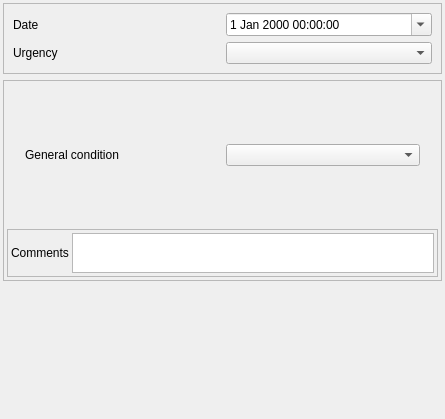
<?xml version="1.0" encoding="UTF-8"?>
<ui version="4.0">
 <class>Form_base3_ud</class>
 <widget class="QWidget" name="Form_base3_ud">
  <property name="geometry">
   <rect>
    <x>0</x>
    <y>0</y>
    <width>445</width>
    <height>419</height>
   </rect>
  </property>
  <property name="windowTitle">
   <string>Form</string>
  </property>
  <layout class="QVBoxLayout" name="verticalLayout">
   <property name="leftMargin">
    <number>3</number>
   </property>
   <property name="topMargin">
    <number>3</number>
   </property>
   <property name="rightMargin">
    <number>3</number>
   </property>
   <property name="bottomMargin">
    <number>3</number>
   </property>
   <item>
    <widget class="QFrame" name="frame">
     <property name="frameShape">
      <enum>QFrame::StyledPanel</enum>
     </property>
     <property name="frameShadow">
      <enum>QFrame::Raised</enum>
     </property>
     <layout class="QGridLayout" name="gridLayout_3">
      <item row="0" column="0">
       <widget class="QLabel" name="label">
        <property name="text">
         <string>Date</string>
        </property>
       </widget>
      </item>
      <item row="1" column="0">
       <widget class="QLabel" name="label_5">
        <property name="text">
         <string>Urgency</string>
        </property>
       </widget>
      </item>
      <item row="1" column="1">
       <widget class="QComboBox" name="gravity"/>
      </item>
      <item row="0" column="1">
       <widget class="QDateTimeEdit" name="datetimeobservation">
        <property name="calendarPopup">
         <bool>true</bool>
        </property>
       </widget>
      </item>
     </layout>
    </widget>
   </item>
   <item>
    <widget class="QFrame" name="frame_3">
     <property name="frameShape">
      <enum>QFrame::StyledPanel</enum>
     </property>
     <property name="frameShadow">
      <enum>QFrame::Raised</enum>
     </property>
     <layout class="QVBoxLayout" name="verticalLayout_3">
      <property name="spacing">
       <number>3</number>
      </property>
      <property name="leftMargin">
       <number>3</number>
      </property>
      <property name="topMargin">
       <number>3</number>
      </property>
      <property name="rightMargin">
       <number>3</number>
      </property>
      <property name="bottomMargin">
       <number>3</number>
      </property>
      <item>
       <widget class="QStackedWidget" name="stackedWidget">
        <property name="currentIndex">
         <number>1</number>
        </property>
        <widget class="QWidget" name="page">
         <layout class="QGridLayout" name="gridLayout" columnstretch="1,5,1">
          <item row="5" column="0">
           <widget class="QLabel" name="label_6">
            <property name="text">
             <string>Progression</string>
            </property>
           </widget>
          </item>
          <item row="1" column="0">
           <widget class="QLabel" name="label_2">
            <property name="text">
             <string>Number</string>
            </property>
           </widget>
          </item>
          <item row="1" column="1">
           <widget class="QSpinBox" name="spinBox_nombre">
            <property name="minimum">
             <number>-1</number>
            </property>
           </widget>
          </item>
          <item row="1" column="2">
           <widget class="QToolButton" name="toolButton_calc_nb">
            <property name="text">
             <string/>
            </property>
            <property name="icon">
             <iconset>
              <normaloff>:/plugins/Lamia/icons/numpad.png</normaloff>:/plugins/Lamia/icons/numpad.png</iconset>
            </property>
           </widget>
          </item>
          <item row="5" column="1" colspan="2">
           <widget class="QTextEdit" name="textEdit_evolution">
            <property name="sizePolicy">
             <sizepolicy hsizetype="Expanding" vsizetype="Expanding">
              <horstretch>0</horstretch>
              <verstretch>0</verstretch>
             </sizepolicy>
            </property>
            <property name="maximumSize">
             <size>
              <width>16777215</width>
              <height>40</height>
             </size>
            </property>
           </widget>
          </item>
         </layout>
        </widget>
        <widget class="QWidget" name="page_2">
         <layout class="QGridLayout" name="gridLayout_2">
          <item row="0" column="0">
           <widget class="QStackedWidget" name="stackedWidget_2">
            <property name="currentIndex">
             <number>3</number>
            </property>
            <widget class="QWidget" name="page_6">
             <layout class="QGridLayout" name="gridLayout_5">
              <item row="0" column="0">
               <widget class="QLabel" name="label_10">
                <property name="text">
                 <string>Cover condition</string>
                </property>
               </widget>
              </item>
              <item row="0" column="1">
               <widget class="QComboBox" name="conditioncover"/>
              </item>
              <item row="1" column="0">
               <widget class="QLabel" name="label_11">
                <property name="text">
                 <string>Steps condition</string>
                </property>
               </widget>
              </item>
              <item row="3" column="0">
               <widget class="QLabel" name="label_13">
                <property name="text">
                 <string>Culvert condition</string>
                </property>
               </widget>
              </item>
              <item row="1" column="1">
               <widget class="QComboBox" name="conditionstep"/>
              </item>
              <item row="2" column="0">
               <widget class="QLabel" name="label_12">
                <property name="text">
                 <string>Manhole condition</string>
                </property>
               </widget>
              </item>
              <item row="2" column="1">
               <widget class="QComboBox" name="conditionmanhole"/>
              </item>
              <item row="3" column="1">
               <widget class="QComboBox" name="conditionculvert"/>
              </item>
              <item row="0" column="2">
               <widget class="QLabel" name="label_14">
                <property name="text">
                 <string>H2S suspicion</string>
                </property>
               </widget>
              </item>
              <item row="0" column="3">
               <widget class="QComboBox" name="presenceh2s"/>
              </item>
              <item row="1" column="2">
               <widget class="QLabel" name="label_15">
                <property name="text">
                 <string>Sedimentation</string>
                </property>
               </widget>
              </item>
              <item row="1" column="3">
               <widget class="QComboBox" name="presencesediments"/>
              </item>
              <item row="2" column="2">
               <widget class="QLabel" name="label_16">
                <property name="text">
                 <string>Pressurized flow</string>
                </property>
               </widget>
              </item>
              <item row="2" column="3">
               <widget class="QComboBox" name="presencepressurizedflow"/>
              </item>
              <item row="3" column="2">
               <widget class="QLabel" name="label_17">
                <property name="text">
                 <string>Maintenance opinion</string>
                </property>
               </widget>
              </item>
              <item row="3" column="3">
               <widget class="QComboBox" name="maintenanceopinion"/>
              </item>
             </layout>
            </widget>
            <widget class="QWidget" name="page_7">
             <layout class="QGridLayout" name="gridLayout_4">
              <item row="1" column="0">
               <widget class="QLabel" name="label_4">
                <property name="text">
                 <string>Sum condition</string>
                </property>
               </widget>
              </item>
              <item row="1" column="1">
               <widget class="QComboBox" name="conditionglobal"/>
              </item>
              <item row="0" column="0">
               <widget class="QLabel" name="label_3">
                <property name="text">
                 <string>Cover condition</string>
                </property>
               </widget>
              </item>
              <item row="0" column="1">
               <widget class="QComboBox" name="conditioncover_2"/>
              </item>
              <item row="2" column="0">
               <widget class="QLabel" name="label_8">
                <property name="text">
                 <string>Floats condition</string>
                </property>
               </widget>
              </item>
              <item row="2" column="1">
               <widget class="QComboBox" name="conditioncontroller"/>
              </item>
             </layout>
            </widget>
            <widget class="QWidget" name="page_4">
             <layout class="QGridLayout" name="gridLayout_7">
              <item row="0" column="0">
               <widget class="QLabel" name="label_18">
                <property name="text">
                 <string>General condition</string>
                </property>
               </widget>
              </item>
              <item row="1" column="0">
               <widget class="QLabel" name="label_19">
                <property name="text">
                 <string>Sedimentation/clutter</string>
                </property>
               </widget>
              </item>
              <item row="1" column="1">
               <widget class="QComboBox" name="presencesediments_2"/>
              </item>
              <item row="0" column="1">
               <widget class="QComboBox" name="conditionglobal_2"/>
              </item>
             </layout>
            </widget>
            <widget class="QWidget" name="page_5">
             <layout class="QGridLayout" name="gridLayout_8">
              <item row="0" column="0">
               <widget class="QLabel" name="label_20">
                <property name="text">
                 <string>General condition</string>
                </property>
               </widget>
              </item>
              <item row="0" column="1">
               <widget class="QComboBox" name="conditionglobal_3"/>
              </item>
             </layout>
            </widget>
           </widget>
          </item>
         </layout>
        </widget>
        <widget class="QWidget" name="page_3">
         <layout class="QVBoxLayout" name="verticalLayout_2">
          <item>
           <widget class="QLabel" name="label_9">
            <property name="text">
             <string>Equip</string>
            </property>
           </widget>
          </item>
         </layout>
        </widget>
       </widget>
      </item>
      <item>
       <widget class="QFrame" name="frame_4">
        <property name="frameShape">
         <enum>QFrame::StyledPanel</enum>
        </property>
        <property name="frameShadow">
         <enum>QFrame::Raised</enum>
        </property>
        <layout class="QGridLayout" name="gridLayout_6">
         <property name="leftMargin">
          <number>3</number>
         </property>
         <property name="topMargin">
          <number>3</number>
         </property>
         <property name="rightMargin">
          <number>3</number>
         </property>
         <property name="bottomMargin">
          <number>3</number>
         </property>
         <property name="spacing">
          <number>3</number>
         </property>
         <item row="1" column="0">
          <widget class="QLabel" name="label_7">
           <property name="text">
            <string>Comments</string>
           </property>
          </widget>
         </item>
         <item row="1" column="1">
          <widget class="QTextEdit" name="comment">
           <property name="sizePolicy">
            <sizepolicy hsizetype="Expanding" vsizetype="Expanding">
             <horstretch>0</horstretch>
             <verstretch>0</verstretch>
            </sizepolicy>
           </property>
           <property name="maximumSize">
            <size>
             <width>16777215</width>
             <height>40</height>
            </size>
           </property>
          </widget>
         </item>
        </layout>
       </widget>
      </item>
     </layout>
    </widget>
   </item>
   <item>
    <spacer name="verticalSpacer">
     <property name="orientation">
      <enum>Qt::Vertical</enum>
     </property>
     <property name="sizeHint" stdset="0">
      <size>
       <width>20</width>
       <height>40</height>
      </size>
     </property>
    </spacer>
   </item>
  </layout>
 </widget>
 <resources/>
 <connections/>
</ui>
